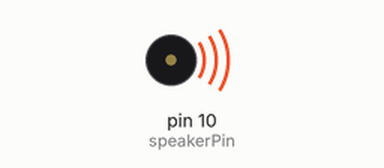
Bench run of a sketch on a simulated Arduino Uno, built with avr-gcc and run on an emulated ATmega328P. On the bench: buzzer (waves = sounding).

Above: at 0.1 s.
Timing chart, 0 to 1.6 s (numbered marks = the images above):
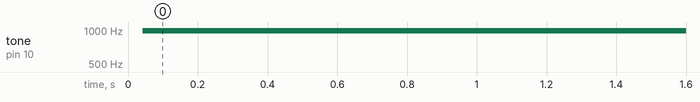

The sketch:

piezoTone_inMicroSeconds.ino
```cpp
/***********************************************************
 * My First Sound v2
 * (Now delay is in microseconds)
 *
 * M. Musick - 2013 for NYU SIMT
 *
 * This example plays a single tone from the piezo element
 *
 * the delay time will determine the frequency of this tone
 *
 * For a Fritzing schematic look at piezoTone.fzz
 *  (This sketch does not use the LED portion of the circuit)
 *  Alternatively your headphones can be used
 *  Add a resistor (220 or 330) between the ground connection
 *  Simply touch the connection wires that would go to the piezo
 *  To the tip and sleeve of your headphone plug
 *
 **********************************************************/

// The piezo speaker pin
int speakerPin = 10;


// delay length is in microSeconds
int delayLength = 500;
/*
   (delayLength = frequency in Hz)
   (2000 = 250Hz)
   (1000 = 500Hz)
   (500  = 1000Hz)
   (250  = 2000Hz)

   --to determine Hz
      (1 / ((delayLength*2) * 0.000001))
      we are determining how many cycles occur in a second
        so we divide 1 second by the length of each loop
        This tells us how many cycles occured in a second
        Which is the frequency
      because we call our delay twice each loop
        we must account for that full delay length (delayLength*2)
      also these are in microsecond so we multiply by 0.000001
        to convert to seconds
*/


//setup function
void setup() {
  pinMode(speakerPin, OUTPUT);
}

//loop function
void loop() {
  digitalWrite(speakerPin, HIGH);
  delayMicroseconds(delayLength);
  digitalWrite(speakerPin, LOW);
  delayMicroseconds(delayLength);
}
```

Measured:
- by itself, tone on pin 10 (speakerPin): silent → 989 Hz at 0.04 s
